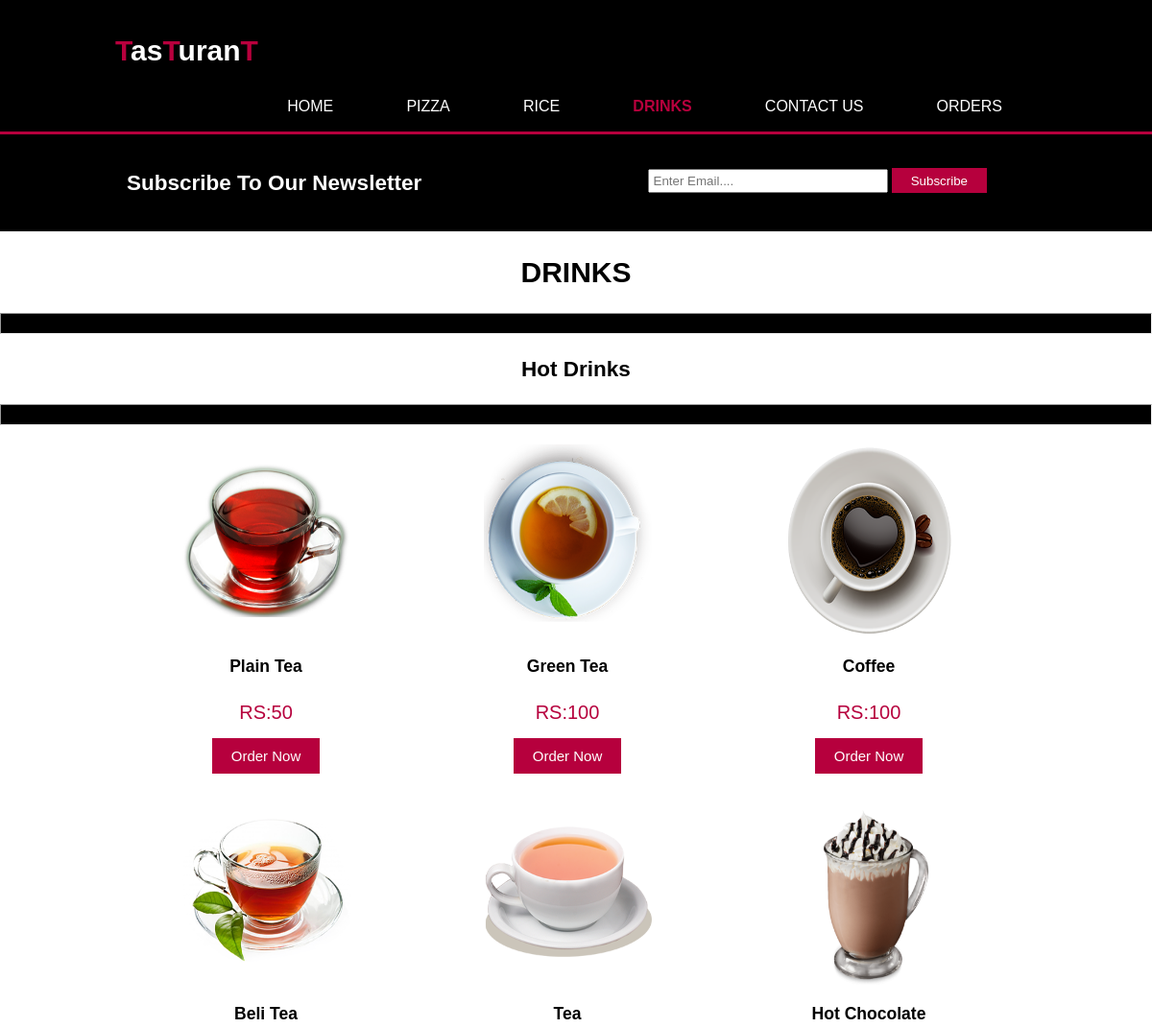
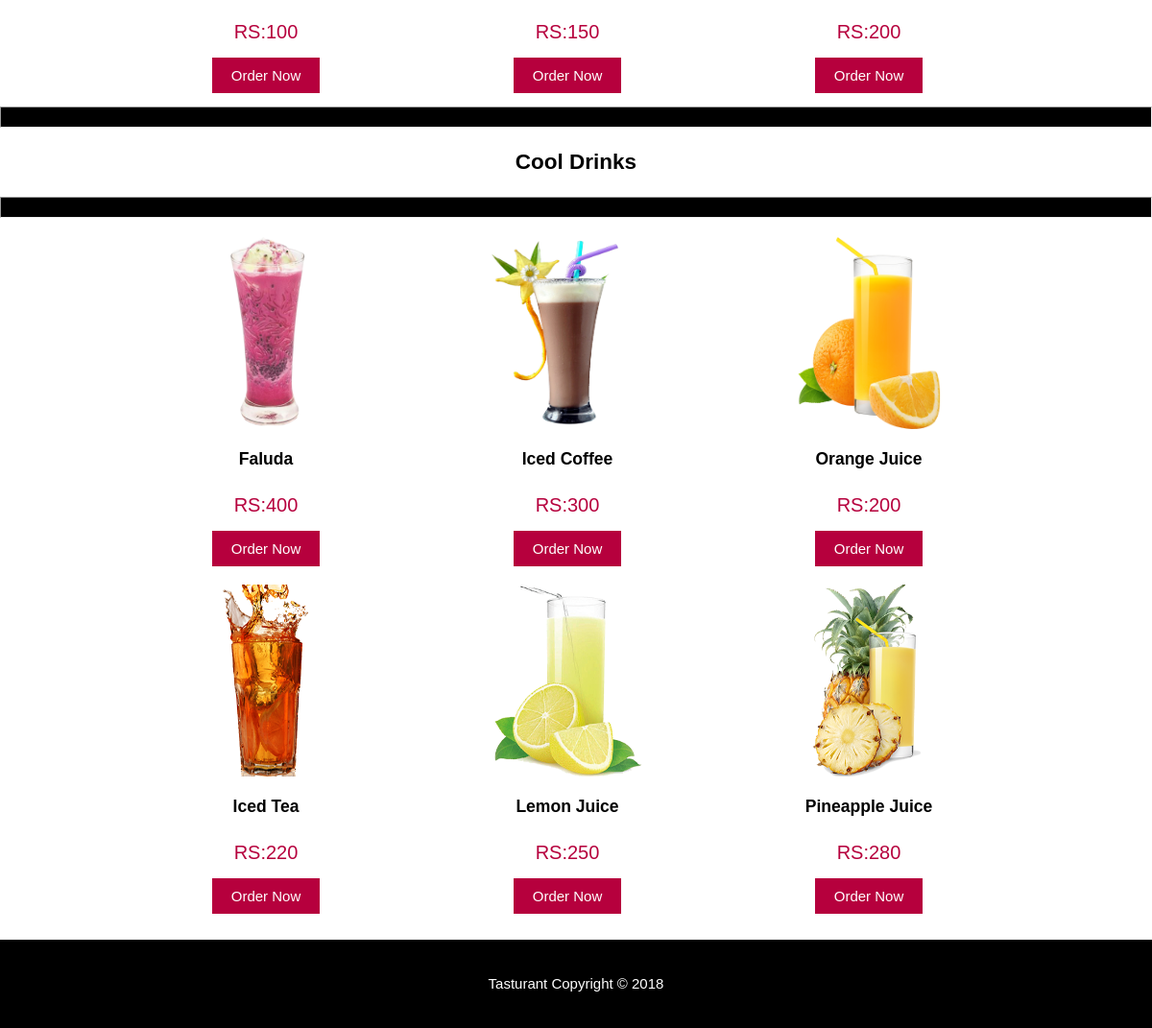
Screenshot of /drinks.php with the database file from the repository (2 pictures, top to bottom).
### tables this page shows
CREATE TABLE `food` (
  `id` int(5) NOT NULL,
  `item_name` varchar(100) NOT NULL,
  `item_price` int(5) NOT NULL,
  `item_qty` int(5) NOT NULL,
  `item_image` varchar(500) NOT NULL,
  `item_cat1` varchar(100) NOT NULL,
  `item_cat2` varchar(100) NOT NULL,
  `item_cat3` varchar(100) NOT NULL,
  `item_desc` varchar(300) NOT NULL
);

### drinks.php (the view, shortened to what this page needs)
<?php include 'inc/title.php';?>
<?php
    $link=mysqli_connect("localhost","root","");
    mysqli_select_db($link,"tasturant");
?>
<header>
            <div class="container">
                <div id="branding">
                    <h1><span class="highlight">T</span>as<span class="highlight">T</span>uran<span class="highlight">T</span></h1>
                </div>
                <nav>
                    <ul>
                        <li><a href="index.php">Home</a></li>
                        <li class="dropdown"><a href="#" class="dropbtn">Pizza</a>
                        </li>
                        <li class="dropdown"><a href="#" class="dropbtn">Rice</a>
                        </li>
                        <li class="current"><a href="drinks.php">Drinks</a></li>
                        <li><a href="contact.php">Contact Us</a></li>
                        <li><a href="wipe.php" onclick="return  confirm('Do you want to clean cart?')">Orders</a></li>
                    </ul>
                </nav>
            </div>
        </header>
        <?php include 'inc/subscribe.php';?>
        <div><center><h1>DRINKS</h1></center></div>
        <hr style=" height:20px; background:black;">
        <section id="services">
                <div><center><h2>Hot Drinks</h2></center></div>
                <hr style=" height:20px; background:black;">
                <div class="container">
                <?php
                    $res = mysqli_query($link,"select * from food where item_cat1='Drinks' AND item_cat2='Hot Drinks'");
                    while($row=mysqli_fetch_array($res)){
                ?>
                            <div class="box back1">
                                <img src="admin/<?php echo $row["item_image"];?>" height="200px" width="300px">
                                <h3><?php echo $row["item_name"];?></h3>
                                <p class="prize">RS:<?php echo $row["item_price"];?></p>
                                <a href="item_desc.php?id=<?php echo $row["id"]; ?>" class="b_food_order">Order Now</a>
                            </div>
                <?php
                    }
                ?>
                </div>
                <hr style=" height:20px; background:black;">
                <div><center><h2>Cool Drinks</h2></center></div>
                    <hr style=" height:20px; background:black;">
                    <div class="container">
                <?php
                    $res = mysqli_query($link,"select * from food where item_cat1='drinks' AND item_cat2='Cool Drinks'");
                    while($row=mysqli_fetch_array($res)){
                ?>
                            <div class="box back1">
                                <img src="admin/<?php echo $row["item_image"];?>" height="200px" width="300px">
                                <h3><?php echo $row["item_name"];?></h3>
                                <p class="prize">RS:<?php echo $row["item_price"];?></p>
                                <a href="item_desc.php?id=<?php echo $row["id"]; ?>" class="b_food_order">Order Now</a>
                            </div>
                <?php
                    }
                ?>
                    </div>
            </section>
     <?php include 'inc/footer.php';?>

### css/style.css (style rules this page uses)
body { font: 15px/1.5 Arial, Helvetica, sans-serif; padding: 0; margin: 0; background-color: rgb(255, 255, 255); }
.container { width: 80%; margin: auto; overflow: hidden; }
ul { padding: 0; margin: 0; }
header { background: rgb(0, 0, 0); color: white; padding-top: 30px; min-height: 60px; border-bottom: rgb(182, 0, 61) 3px solid; }
header a { color: white; text-decoration: none; text-transform: uppercase; font-size: 16px; }
header li { display: inline; padding: 0 20px 0 20px; }
header #branding { float: left; }
header #branding h1 { margin: 0; }
header nav { float: right; margin-top: 10px; }
header .highlight, header .current a { color: rgb(184, 0, 61); font-weight: bold; }
li a, .dropbtn { display: inline-block; color: white; text-align: center; padding: 14px 16px; text-decoration: none; }
li.dropdown { display: inline-block; }
#services { margin-top: 20px; }
#services .box { float: left; width: 30%; padding: 13px; text-align: center; }
#services .box img { width: 175px; }
.prize { font-size: 15pt; color: rgb(182, 0, 61); }
.b_food_order { background: rgb(182, 0, 61); border: none; padding-left: 20px; padding-right: 20px; color: white; text-decoration: none; padding-top: 10px; padding-bottom: 10px; }

### rows the page displays
food: item_image (picture), item_name "Plain Tea", item_price "50"
food: item_image (picture), item_name "Green Tea", item_price "100"
food: item_image (picture), item_name "Coffee", item_price "100"
food: item_image (picture), item_name "Beli Tea", item_price "100"
food: item_image (picture), item_name "Tea", item_price "150"
food: item_image (picture), item_name "Hot Chocolate", item_price "200"
food: item_image (picture), item_name "Faluda", item_price "400"
food: item_image (picture), item_name "Iced Coffee", item_price "300"
food: item_image (picture), item_name "Orange Juice", item_price "200"
food: item_image (picture), item_name "Iced Tea", item_price "220"
food: item_image (picture), item_name "Lemon Juice", item_price "250"
food: item_image (picture), item_name "Pineapple Juice", item_price "280"
